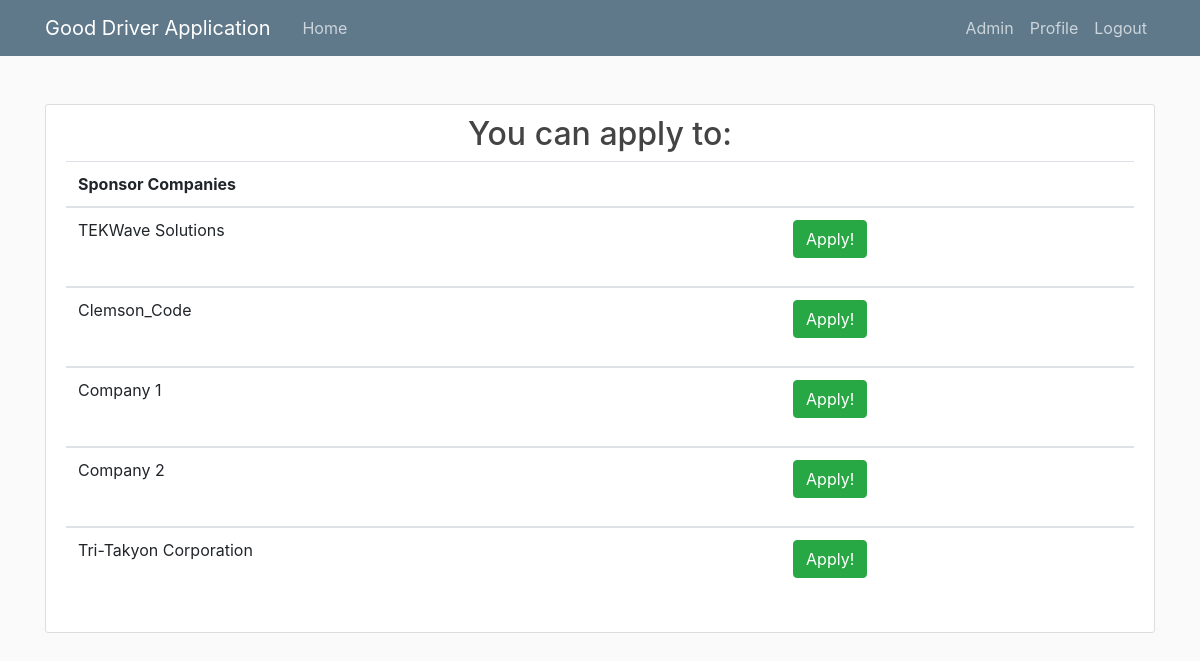
Page /application/ (signed in) on the committed database.
### users/models.py (models this page shows)
class Sponsor(models.Model):
    username = models.CharField(max_length=30)
    password = models.CharField(max_length=30)
    first_name = models.CharField(max_length=20)
    last_name = models.CharField(max_length=30)
    phone_num = models.CharField(max_length=15, default="")
    email = models.CharField(max_length=30, default="")
    address = models.CharField(max_length=50, default="")
    sponsor_company = models.CharField(max_length=30, default="")
    security_question = models.CharField(max_length=60, default="")
    security_answer = models.CharField(max_length=60, default="")
    list_last_search = models.CharField(max_length=50, default="candle")
    list_items_per_page = models.IntegerField(default=25)
    list_sort_order = models.CharField(max_length=4, default="up")  # up, down
    list_sort_on = models.CharField(max_length=7, default="created")  # created, price, score
    catalog_last_search = models.CharField(max_length=50, default="")
    catalog_items_per_page = models.IntegerField(default=25)
    catalog_sort_order = models.CharField(max_length=4, default="up")  # up, down
    catalog_sort_on = models.CharField(max_length=7, default="name")  # name, ...?
    driver_vicarious = models.CharField(max_length=30, default="")

### users/views.py (the view)
# urls.py: path('application/', user_views.application, name="apply"),
def application(request):
	driver = driverGet(request.user)
	application = ''
	application = request.POST.get('application')
	if application != '' and application != None:
		if Application.objects.filter(driver=driver.username,sponsor_company=application).exists() == False:
			Application.objects.create(driver=driver.username,sponsor_company=application, status = "Pending")
			messages.success(request, f"Application submitted!")
	companies = []
	for sponsor in Sponsor.objects.all():
		if companies.count(sponsor.sponsor_company) < 1:
			companies.append(sponsor.sponsor_company)
	context = {
		'companies': companies
	}
	return render(request, 'users/application.html', context)

### portal/views.py (called while the page is built)
def driverGet(user):
    gUser = GenericUser.objects.get(username=user.username)
    if (gUser.type == 'Driver'):
        return Driver.objects.get(username=user.username)
    elif (gUser.type == 'Sponsor'):
        return Driver.objects.get(username=Sponsor.objects.get(username=user.username).driver_vicarious)

### users/templates/users/application.html (shortened to what this page needs)
{% extends "portal/base.html" %}
{% load crispy_forms_tags %}
{% block content %}
<div class="content-section">
    <h2 class="media-heading d-flex justify-content-center">You can apply to:</h2>
    {% if companies %}
    <table class="table">
        <tr>
            <th scope="col">Sponsor Companies</th>
            <th scope="col"></th>
        </tr>
        {% for company in companies %}
        <tbody>
            <tr>
                <td>{{ company }}</td>
                <td>
                    <form action="{% url 'apply' %}" method="post">
                        <button id="application" type="submit" name="application" value="{{ company }}" class="btn btn-success">Apply!</button>
                    </form>
                </td>
            </tr>
        </tbody>
        {% endfor %}
    </table>
    {% else %}
    <p class="text-secondary">No Companies To Apply To</p>
    {% endif %}
</div>
{% endblock content %}

### portal/static/portal/main.css (style rules this page uses)
body { background: #fafafa; color: #333333; margin-top: 5rem; }
h1, h2, h3, h4, h5, h6 { color: #444444; }
.content-section { background: #ffffff; padding: 10px 20px; border: 1px solid #dddddd; border-radius: 3px; margin-bottom: 20px; }

### rows in the picture
Sponsor: companies "TEKWave Solutions"
Sponsor: companies "Clemson_Code"
Sponsor: companies "Company 1"
Sponsor: companies "Company 2"
Sponsor: companies "Tri-Takyon Corporation"
